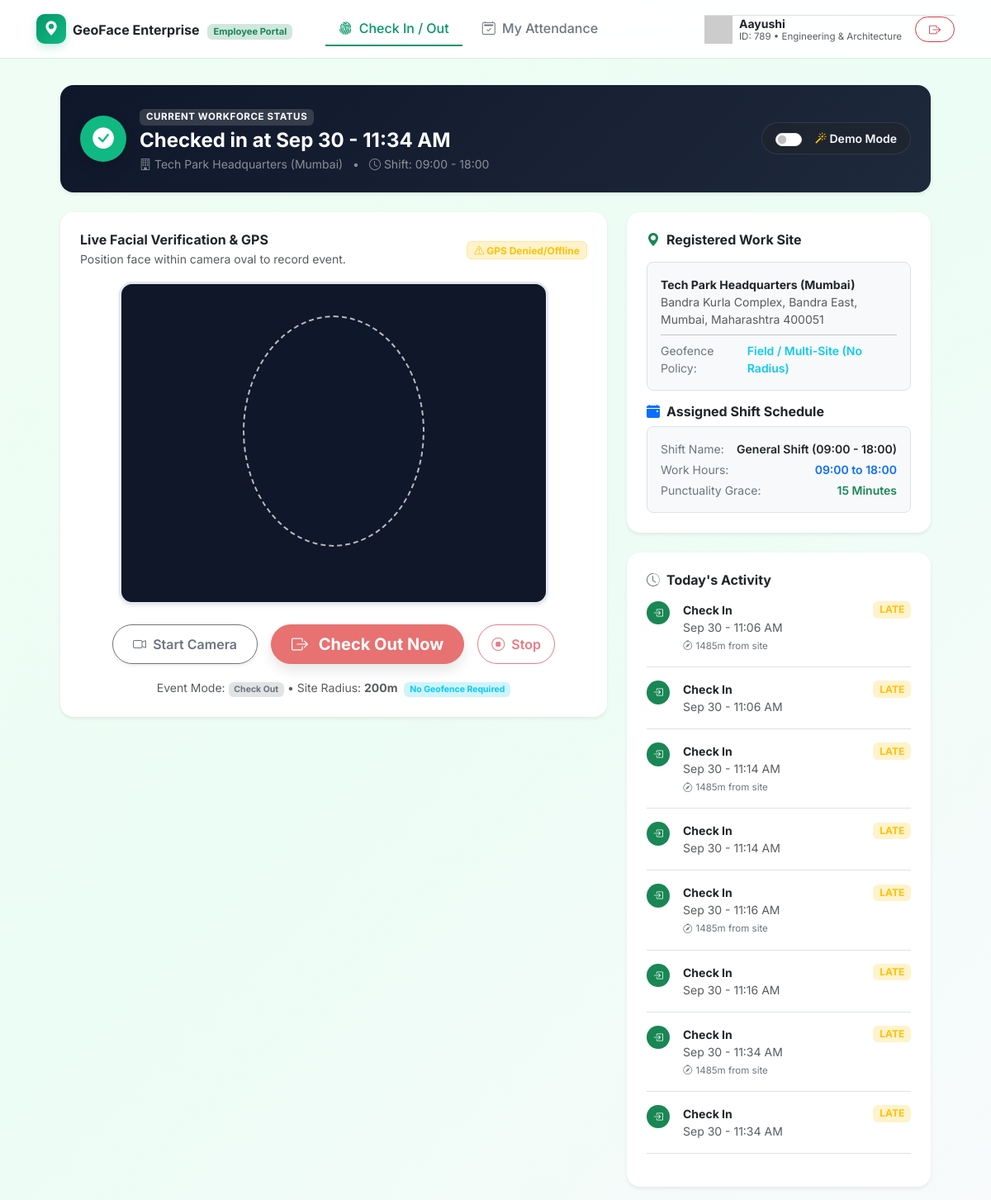
Screenshot of /employee/mark-attendance (signed in) with the database file from the repository.
### tables this page shows
CREATE TABLE employees (
            id INTEGER PRIMARY KEY AUTOINCREMENT,
            name TEXT NOT NULL,
            employee_code TEXT UNIQUE NOT NULL,
            department_id INTEGER,
            site_id INTEGER,
            shift_id INTEGER,
            manager_id INTEGER,
            role TEXT DEFAULT 'employee',
            email TEXT UNIQUE,
            password_hash TEXT NOT NULL,
            active INTEGER DEFAULT 1,
            biometric_consent INTEGER DEFAULT 0,
            biometric_consent_timestamp TEXT,
            created_at TEXT NOT NULL,
            FOREIGN KEY (department_id) REFERENCES departments(id),
            FOREIGN KEY (site_id) REFERENCES sites(id),
            FOREIGN KEY (shift_id) REFERENCES shifts(id),
            FOREIGN KEY (manager_id) REFERENCES employees(id)
        );

CREATE TABLE sites (
            id INTEGER PRIMARY KEY AUTOINCREMENT,
            name TEXT NOT NULL,
            address TEXT,
            latitude REAL NOT NULL,
            longitude REAL NOT NULL,
            geofence_radius_meters REAL DEFAULT 200.0,
            geofencing_enabled INTEGER DEFAULT 1,
            created_at TEXT NOT NULL
        );

CREATE TABLE shifts (
            id INTEGER PRIMARY KEY AUTOINCREMENT,
            name TEXT NOT NULL,
            start_time TEXT NOT NULL,
            end_time TEXT NOT NULL,
            grace_period_minutes INTEGER DEFAULT 15,
            break_duration_minutes INTEGER DEFAULT 60,
            created_at TEXT NOT NULL
        );

CREATE TABLE attendance_events (
            id INTEGER PRIMARY KEY AUTOINCREMENT,
            employee_id INTEGER NOT NULL,
            event_type TEXT NOT NULL,
            timestamp TEXT NOT NULL,
            latitude REAL,
            longitude REAL,
            address TEXT,
            site_id INTEGER,
            distance_from_site_meters REAL,
            within_geofence INTEGER DEFAULT 1,
            confidence REAL,
            liveness_passed INTEGER DEFAULT 1,
            geotagged_photo_path TEXT,
            status TEXT DEFAULT 'on_time',
            flagged INTEGER DEFAULT 0,
            flag_reason TEXT,
            reviewed_by INTEGER,
            review_note TEXT,
            created_at TEXT NOT NULL,
            FOREIGN KEY (employee_id) REFERENCES employees(id),
            FOREIGN KEY (site_id) REFERENCES sites(id)
        );

### blueprints/employee/routes.py (the view)
@employee_bp.route("/", methods=["GET"])
@employee_bp.route("/mark-attendance", methods=["GET"])
@login_required_employee
def mark_attendance_alias():
    return check_in_out()

### templates/employee/check_in_out.html (shortened to what this page needs)
{% extends "employee/base_employee.html" %}
{% block content %}
<div class="container-fluid px-sm-4 py-3">
    <div class="row justify-content-center mb-4">
        <div class="col-lg-11">
            <div class="card border-0 shadow-sm rounded-4 overflow-hidden" style="background: linear-gradient(135deg, #0f172a 0%, #1e293b 100%);">
                <div class="card-body p-4 text-white">
                    <div class="d-flex flex-wrap justify-content-between align-items-center gap-3">
                        <div class="d-flex align-items-center gap-3">
                            <div class="rounded-circle p-3 text-white d-flex align-items-center justify-content-center shadow" style="background: {% if 'Checked in' in current_status %}#10b981{% elif 'Completed' in current_status %}#3b82f6{% else %}#64748b{% endif %}; width: 56px; height: 56px; font-size: 1.6rem;">
                                <i class="bi {% if 'Checked in' in current_status %}bi-check-circle-fill{% elif 'Completed' in current_status %}bi-award-fill{% else %}bi-clock-history{% endif %}"></i>
                            </div>
                            <div>
                                <span class="badge text-uppercase px-2 py-1 mb-1" style="background: rgba(255,255,255,0.15); font-size: 0.72rem; letter-spacing: 0.05em;">Current Workforce Status</span>
                                <h4 class="fw-bold mb-0 text-white" id="currentStatusText">{{ current_status }}</h4>
                                <div class="text-white-50 small mt-1">
                                    <span><i class="bi bi-building me-1"></i>{{ site.name }}</span>
                                    <span class="mx-2">•</span>
                                    <span><i class="bi bi-clock me-1"></i>Shift: {{ shift.start_time }} - {{ shift.end_time }}</span>
                                </div>
                            </div>
                        </div>
                        <div class="d-flex align-items-center gap-2">
                            <div class="form-check form-switch bg-dark bg-opacity-50 px-3 py-2 rounded-pill border border-secondary border-opacity-25 d-flex align-items-center gap-2 text-white">
                                <input class="form-check-input ms-0 me-2" type="checkbox" id="demoModeToggle">
                                <label class="form-check-label small fw-semibold text-light mb-0" for="demoModeToggle">
                                    <i class="bi bi-magic text-warning"></i> Demo Mode
                                </label>
                            </div>
                        </div>
                    </div>
                </div>
            </div>
        </div>
    </div>
    <div class="row justify-content-center g-4">
        <div class="col-lg-7">
            <div class="card border-0 shadow-sm rounded-4 p-4 bg-white">
                <div class="d-flex justify-content-between align-items-center mb-3">
                    <div>
                        <h6 class="fw-bold mb-0 text-dark">Live Facial Verification & GPS</h6>
                        <span class="text-muted small" id="scannerStatusText">Position face within camera oval to record event.</span>
                    </div>
                    <div id="liveGpsBadge" class="badge bg-light text-muted border px-2 py-1 small">
                    </div>
                </div>
                <div class="camera-container mx-auto position-relative rounded-4 overflow-hidden shadow-sm" style="max-width: 520px; width: 100%; background: #0f172a;">
                    <video id="markVideo" width="100%" height="auto" autoplay playsinline muted style="aspect-ratio: 4/3; object-fit: cover; display: block;"></video>
                </div>
                <div class="d-flex flex-wrap justify-content-center gap-3 mt-4">
                    <button id="startCamBtn" class="btn btn-outline-secondary px-4 rounded-pill fw-semibold shadow-sm">
                        <i class="bi bi-camera-video me-1"></i> Start Camera
                    </button>
                    <button id="actionBtn" class="btn btn-lg px-4 rounded-pill fw-bold shadow" style="{% if next_action == 'check_out' %}background:#dc2626; border-color:#dc2626; color:white;{% else %}background:#059669; border-color:#059669; color:white;{% endif %}" disabled>
                        <i class="bi {% if next_action == 'check_out' %}bi-box-arrow-right{% else %}bi-box-arrow-in-right{% endif %} me-2"></i>
                        <span id="actionBtnText">{% if next_action == 'check_out' %}Check Out Now{% else %}Check In Now{% endif %}</span>
                    </button>
                    <button id="stopCamBtn" class="btn btn-outline-danger px-3 rounded-pill fw-semibold" disabled>
                        <i class="bi bi-stop-circle me-1"></i> Stop
                    </button>
                </div>
                <div class="mt-3 text-center">
                    <span class="text-muted small">
                        Event Mode: <span class="badge bg-secondary-subtle text-secondary" id="eventModeBadge">{{ next_action|replace('_', ' ')|title }}</span>
                        • Site Radius: <strong>{{ site.geofence_radius_meters|int }}m</strong>
                        {% if not site.geofencing_enabled %}<span class="badge bg-info-subtle text-info ms-1">No Geofence Required</span>{% endif %}
                    </span>
                </div>
            </div>
        </div>
        <div class="col-lg-4">
            <div class="card border-0 shadow-sm rounded-4 p-4 bg-white mb-4">
                <h6 class="fw-bold text-dark mb-3">
                    <i class="bi bi-geo-alt-fill text-success me-2"></i>Registered Work Site
                </h6>
                <div class="p-3 bg-light rounded-3 mb-3 border">
                    <div class="fw-bold text-dark small">{{ site.name }}</div>
                    <div class="text-muted small">{{ site.address }}</div>
                    <hr class="my-2">
                    <div class="d-flex justify-content-between small">
                        <span class="text-secondary">Geofence Policy:</span>
                        <span class="fw-semibold {% if site.geofencing_enabled %}text-success{% else %}text-info{% endif %}">
                            {% if site.geofencing_enabled %}{{ site.geofence_radius_meters|int }}m Fixed Radius{% else %}Field / Multi-Site (No Radius){% endif %}
                        </span>
                    </div>
                </div>
                <h6 class="fw-bold text-dark mb-2">
                    <i class="bi bi-calendar-event-fill text-primary me-2"></i>Assigned Shift Schedule
                </h6>
                <div class="p-3 bg-light rounded-3 border small">
                    <div class="d-flex justify-content-between mb-1">
                        <span class="text-secondary">Shift Name:</span>
                        <span class="fw-semibold">{{ shift.name }}</span>
                    </div>
                    <div class="d-flex justify-content-between mb-1">
                        <span class="text-secondary">Work Hours:</span>
                        <span class="fw-semibold text-primary">{{ shift.start_time }} to {{ shift.end_time }}</span>
                    </div>
                    <div class="d-flex justify-content-between">
                        <span class="text-secondary">Punctuality Grace:</span>
                        <span class="fw-semibold text-success">{{ shift.grace_period_minutes }} Minutes</span>
                    </div>
                </div>
            </div>
            <div class="card border-0 shadow-sm rounded-4 p-4 bg-white">
                <h6 class="fw-bold text-dark mb-3">
                    <i class="bi bi-clock-history text-secondary me-2"></i>Today's Activity
                </h6>
                {% if events_today %}
                <div class="timeline">
                    {% for ev in events_today %}
                    <div class="d-flex align-items-start gap-3 mb-3 pb-3 border-bottom">
                        <div class="badge rounded-circle p-2 {% if ev.event_type == 'check_in' %}bg-success{% else %}bg-primary{% endif %} text-white">
                            <i class="bi {% if ev.event_type == 'check_in' %}bi-box-arrow-in-right{% else %}bi-box-arrow-right{% endif %}"></i>
                        </div>
                        <div class="flex-grow-1">
                            <div class="d-flex justify-content-between align-items-center">
                                <span class="fw-bold small text-dark">{{ ev.event_type|replace('_', ' ')|title }}</span>
                                <span class="badge {% if ev.status == 'on_time' %}bg-success-subtle text-success{% elif ev.status == 'late' %}bg-warning-subtle text-warning{% elif ev.status == 'flagged' %}bg-danger-subtle text-danger{% else %}bg-primary-subtle text-primary{% endif %}">
                                    {{ ev.status|upper }}
                                </span>
                            </div>
                            <div class="text-muted small">{{ ev.time_display }}</div>
                            {% if ev.distance_from_site_meters is not none %}
                            <div class="text-secondary small mt-1" style="font-size: 0.72rem;">
                                <i class="bi bi-compass me-1"></i>{{ ev.distance_from_site_meters|int }}m from site
                            </div>
                            {% endif %}
                        </div>
                    </div>
                    {% endfor %}
                </div>
                {% else %}
                <div class="text-center py-4 text-muted small">
                    <i class="bi bi-calendar-x fs-3 d-block mb-2 text-secondary"></i>
                    No attendance events logged yet today. Click Check In when you arrive.
                </div>
                {% endif %}
            </div>
        </div>
    </div>
</div>
{% endblock %}

### templates/employee/base_employee.html (shortened to what this page needs)
<!doctype html>
<html lang="en">
<head>
    <link href="https://cdn.jsdelivr.net/npm/bootstrap@5.3.1/dist/css/bootstrap.min.css" rel="stylesheet">
    <link rel="stylesheet" href="https://cdn.jsdelivr.net/npm/bootstrap-icons@1.11.1/font/bootstrap-icons.css">
    <link rel="stylesheet" href="{{ url_for('static', filename='css/style.css') }}?v=5">
</head>
<body>
    <nav class="navbar navbar-expand-lg portal-navbar sticky-top">
        <div class="container-fluid px-sm-4">
            <a class="navbar-brand d-flex align-items-center gap-2 text-dark" href="/employee/check-in-out">
                <div class="logo-badge portal-badge" style="width: 36px; height: 36px; font-size: 1.1rem; border-radius: 10px; display:flex; align-items:center; justify-content:center;">
                    <i class="bi bi-geo-alt-fill"></i>
                </div>
                <div>
                    <span class="fw-bold fs-6">GeoFace Enterprise</span>
                    <span class="badge bg-success-subtle text-success ms-1" style="font-size: 0.7rem;">Employee Portal</span>
                </div>
            </a>
            <div class="collapse navbar-collapse" id="portalNav">
                <ul class="navbar-nav me-auto mb-2 mb-lg-0 ms-lg-4 gap-lg-2">
                    <li class="nav-item">
                        <a class="nav-link py-2 px-3 fw-medium text-secondary {% if 'check-in-out' in request.path or 'mark-attendance' in request.path or request.path == '/employee/' %}portal-active{% endif %}" href="/employee/check-in-out">
                            <i class="bi bi-fingerprint me-1"></i> Check In / Out
                        </a>
                    </li>
                    <li class="nav-item">
                        <a class="nav-link py-2 px-3 fw-medium text-secondary {% if 'my-attendance' in request.path %}portal-active{% endif %}" href="/employee/my-attendance">
                            <i class="bi bi-calendar2-check me-1"></i> My Attendance
                        </a>
                    </li>
                </ul>
                <div class="d-flex align-items-center gap-3 pt-2 pt-lg-0 border-top border-lg-0">
                    <div class="d-flex align-items-center gap-2">
                        <img src="https://ui-avatars.com/api/?name={{ session.get('employee_name', 'Employee')|urlencode }}&background=10b981&color=fff&rounded=true" style="width: 34px; height: 34px;" alt="User">
                        <div class="lh-sm">
                            <div class="fw-bold small text-dark">{{ session.get('employee_name', 'Employee') }}</div>
                            <div class="text-muted" style="font-size: 0.72rem;">ID: {{ session.get('employee_code', '—') }} • {{ session.get('department_name', 'General') }}</div>
                        </div>
                    </div>
                    <a href="/employee/logout" class="btn btn-outline-danger btn-sm rounded-pill px-3" title="Sign Out">
                        <i class="bi bi-box-arrow-right"></i>
                    </a>
                </div>
            </div>
        </div>
    </nav>
    <div class="container-fluid px-sm-4 pt-3">
    </div>
    <main>
        {% block content %}{% endblock %}
    </main>
</body>
</html>

### rows the page displays
employees: get "Aayushi"
sites: name "Tech Park Headquarters (Mumbai)", geofence_radius_meters "200", address "Bandra Kurla Complex, Bandra East, Mumbai, Maharashtra 400051"
shifts: start_time "09:00", end_time "18:00", name "General Shift (09:00 - 18:00)", grace_period_minutes "15"
attendance_events: event_type "Check In", status "LATE", time_display "Sep 30 - 11:06 AM", distance_from_site_meters "1485"
attendance_events: event_type "Check In", status "LATE", time_display "Sep 30 - 11:06 AM"
attendance_events: event_type "Check In", status "LATE", time_display "Sep 30 - 11:14 AM", distance_from_site_meters "1485"
attendance_events: event_type "Check In", status "LATE", time_display "Sep 30 - 11:14 AM"
attendance_events: event_type "Check In", status "LATE", time_display "Sep 30 - 11:16 AM", distance_from_site_meters "1485"
attendance_events: event_type "Check In", status "LATE", time_display "Sep 30 - 11:16 AM"
attendance_events: event_type "Check In", status "LATE", time_display "Sep 30 - 11:34 AM", distance_from_site_meters "1485"
attendance_events: event_type "Check In", status "LATE", time_display "Sep 30 - 11:34 AM"

### other values shown
{{ session.get('employee_code', '—') }} "789"
{{ session.get('department_name', 'General') }} "Engineering & Architecture"
{{ current_status }} "Checked in at Sep 30 - 11:34 AM"
{{ next_action|replace('_', ' ')|title }} "Check Out"
